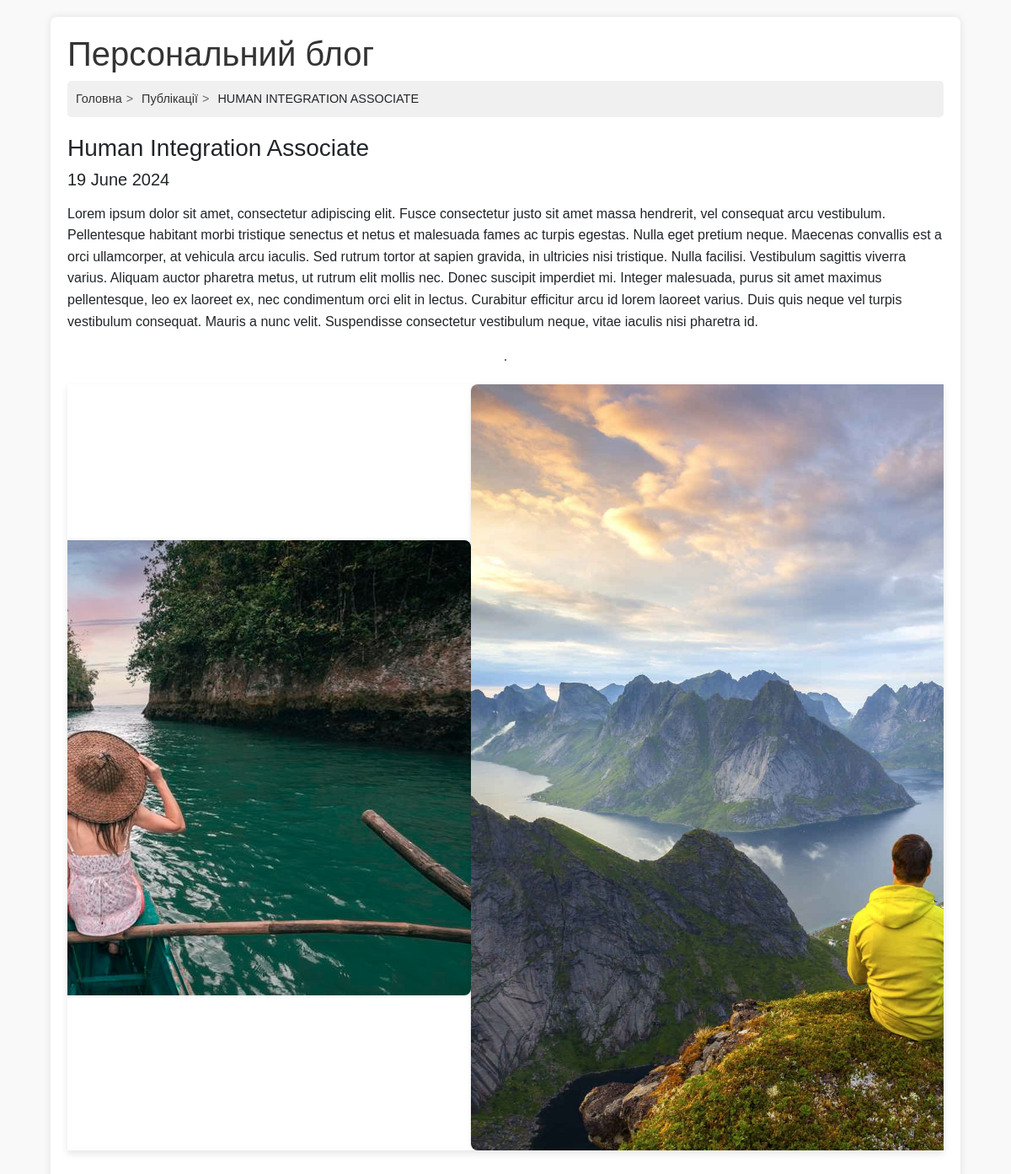
Screenshot of /articles/2024/06/19/test with the database file from the repository.
### app_blog/models.py (models this page shows, shortened)
class Article(models.Model):
   title = models.CharField(u'Заголовок', max_length=250, help_text=u'Максимум 250 сим.')
   description = models.TextField(blank=True, verbose_name=u'Опис')
   pub_date = models.DateTimeField(u'Дата публікації', default=timezone.now)
   slug = models.SlugField(u'Слаг', unique_for_date='pub_date')
   main_page = models.BooleanField(u'Головна', default=False, help_text=u'Показувати на головній сторінці')
   category = models.ForeignKey(Category, related_name='articles', blank=True, null=True, verbose_name=u'Категорія', on_delete=models.CASCADE)
   objects = models.Manager()
   class Meta:
      ordering = ['-pub_date']
      verbose_name = u'Статя'
      verbose_name_plural = u'Статті'

class ArticleImage(models.Model):
   article = models.ForeignKey(Article, verbose_name=u'Стаття', related_name='images', on_delete=models.CASCADE)
   image = models.ImageField(u'Фото', null=True, blank=True, upload_to='photos')
   title = models.CharField(u'Заголовок', max_length=250, help_text=u'Максимум 250 сим.', blank=True)
   class Meta:
      verbose_name = u'Фото для статті'
      verbose_name_plural = u'Фото для статті'

### app_blog/views.py (the view)
# urls.py: path(r'articles/<year>/<month>/<day>/<slug>', ArticleDetail.as_view(), name='news-detail'),
class ArticleDetail(DateDetailView):
    model = Article
    template_name = 'article_detail.html'
    context_object_name = 'item'
    date_field = 'pub_date'
    query_pk_and_slug = True
    month_format = '%m'
    allow_future = True
    def get_context_data(self, *args, **kwargs):
        context = super(ArticleDetail, self).get_context_data(*args, **kwargs)
        try:
            context['images'] = context['item'].images.all()
        except:
            pass
        return context

### app_blog/templates/article_detail.html (shortened to what this page needs)
{% extends "base.html" %} {% load static %} {% block content %}{% endblock %}

### app_blog/templates/base.html (shortened to what this page needs)
<!DOCTYPE html>
<html lang="en">
	{% load static %}
	<head>
		<link rel="stylesheet" href="{% static 'css/bootstrap.min.css' %}" />
		<link
			type="text/css"
			href="{% static 'css/main.css' %}"
			rel="stylesheet" />
	</head>
	<body>
		<div class="container">
			<h1>Персональний блог</h1>
			<ol class="breadcrumb">
				<li><a href="/">Головна</a></li>
				<li><a href="{% url 'articles-list' %}">Публікації</a></li>
				<li>{{ item.title|upper }}</li>
			</ol>
			{% block content%} {% endblock %}
		</div>
	</body>
</html>

### app_blog/templates/fotorama.html (shortened to what this page needs)
{% spaceless %} {% load static %}
{% endspaceless %}

### static/css/main.css (style rules this page uses)
body { font-family: 'Arial', sans-serif; line-height: 1.6; background-color: #f9f9f9; margin: 0; padding: 0; }
.container { width: 90%; max-width: 1200px; margin: 20px auto; background-color: #fff; padding: 20px; box-shadow: 0 0 10px rgba(0,0,0,0.1); border-radius: 8px; }
.breadcrumb { background-color: #f0f0f0; padding: 10px; border-radius: 5px; margin-bottom: 20px; }
.breadcrumb li { display: inline-block; margin-right: 5px; font-size: 0.9em; }
.breadcrumb li:not(:last-child):after { content: ">"; margin-left: 5px; margin-right: 5px; color: #666; }
.breadcrumb li a { color: #333; text-decoration: none; transition: color 0.3s; }
h1 { margin-top: 0; font-size: 2.5em; color: #333; }
.container-image { margin-bottom: 20px; text-align: center; }
.container-image img { max-width: 100%; height: auto; border-radius: 8px; box-shadow: 0 0 5px rgba(0,0,0,0.1); }
.fotorama { margin: 20px auto; max-width: 100%; box-shadow: 0 4px 8px rgba(0, 0, 0, 0.1); text-align: center; display: flex; align-items: center; justify-content: center; overflow: hidden; }

### rows the page displays
Article: title "HUMAN INTEGRATION ASSOCIATE", title+pub_date+description "Human Integration Associate 19 June 2024 Lorem ipsum dolor sit amet, consectetur adipiscing elit. Fusce consectetur justo sit amet massa hendrerit, vel consequat arcu vestibulum. Pellentesque habitant morbi tristique senectus et netus et malesuada fames ac turpis egestas. Nulla eget pretium neque. Maecenas convallis est a orci ullamcorper, at vehicula arcu iaculis. Sed rutrum tortor at sapien gravida, in ultricies nisi tristique. Nulla facilisi. Vestibulum sagittis viverra varius. Aliquam auctor pharetra metus, ut rutrum elit mollis nec. Donec suscipit imperdiet mi. Integer malesuada, purus sit amet maximus pellentesque, leo ex laoreet ex, nec condimentum orci elit in lectus. Curabitur…", title+pub_date+description (picture)
